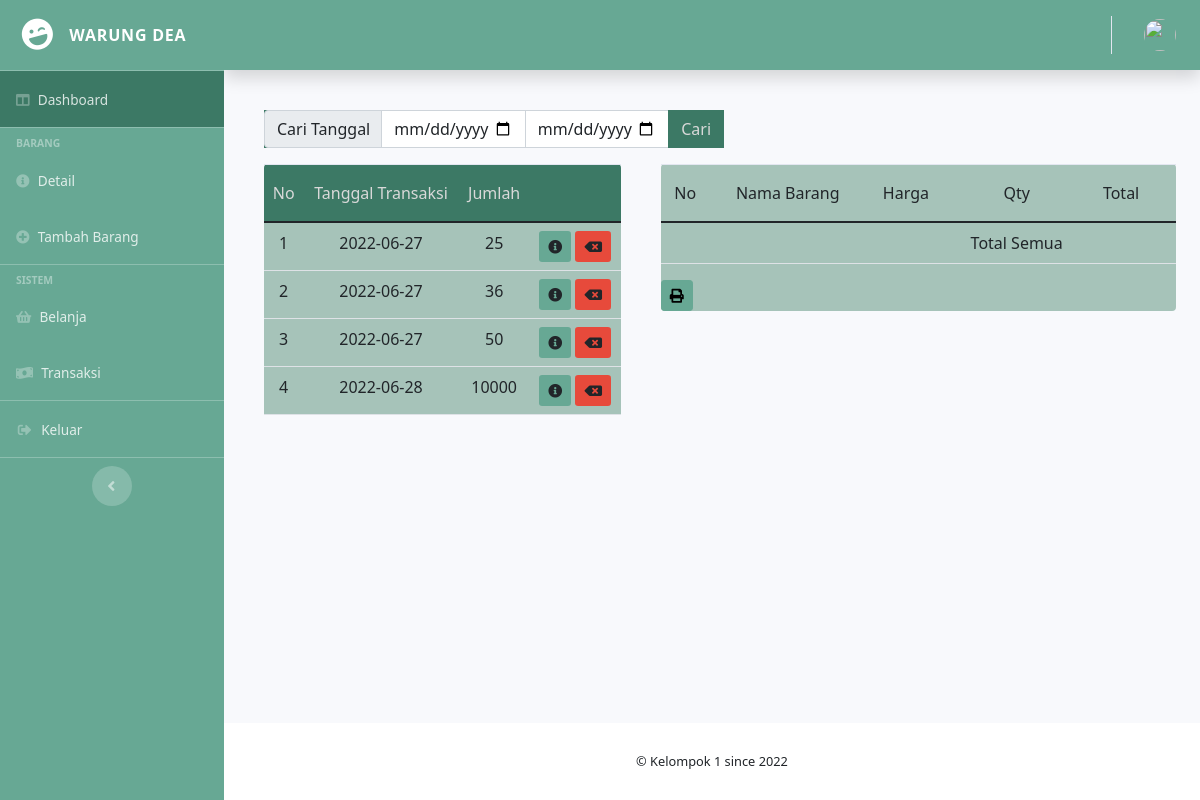
/app/user/transaksi, run on the app's committed database.
### tables this page shows
CREATE TABLE `transaksi` (
  `id_transaksi` int(11) NOT NULL,
  `tanggal` date NOT NULL,
  `total_belanja` int(11) NOT NULL
);

### app/application/controllers/User.php (called while the page is built, shortened)
<?php
class User extends CI_Controller
{
   public function transaksi($id = '')
   {
      $data['title'] = 'Transaksi';
      $data['user'] = $this->db->get_where('user', ['email' => $this->session->userdata('email')])->row_array();
      $data['tanggal'] = $this->M_barang->get_data('transaksi')->result();
      $data['jumlah'] = $this->M_barang->get_data('detail_transaksi')->result();
      $data['transaksi'] = $this->M_barang->jointransaksiwhere($id)->result();
      $data['banyak'] = $this->db->query("SELECT COUNT(id_barangg) AS banyak FROM detail_transaksi WHERE id_transaksii = '$id'")->result();
      $data['total'] = $this->db->query("SELECT SUM(total) AS total_harga FROM detail_transaksi WHERE id_transaksii = '$id'")->result();
      $this->load->view('templates/header', $data);
      $this->load->view('templates/sidebar', $data);
      $this->load->view('templates/topbar', $data);
      $this->load->view('dashboard/sub_transaksi/table', $data);
      $this->load->view('dashboard/sub_transaksi/table_detail', $data);
      $this->load->view('templates/footer');
   }
}

### app/index.php (called while the page is built, shortened)
<?php
require_once BASEPATH.'core/CodeIgniter.php';

### app/application/models/M_barang.php (called while the page is built, shortened)
<?php
class M_barang extends CI_Model
{
   function get_data($table)
   {
      return $this->db->get($table);
   }
   function jointransaksiwhere($id = '')
   {
      $this->db->select('*');
      $this->db->from('detail_transaksi');
      $this->db->join('barang', 'barang.id_barang = detail_transaksi.id_barangg');
      $this->db->join('transaksi', 'transaksi.id_transaksi = detail_transaksi.id_transaksii');
      $this->db->where('id_transaksii', $id);
      $query = $this->db->get();
      return $query;
   }
}

### app/application/views/dashboard/sub_transaksi/table.php (the view, shortened to what this page needs)
<div class="container-fluid">
   <div class="container">
      <div class="row">
         <div class="col-6 mx-1 px-2">
            <form action="<?= base_url() . 'user/caritgl' ?>" method="POST">
               <div class="input-group m-3 bg-appregis">
                  <div class="input-group-prepend">
                     <span class="input-group-text">Cari Tanggal</span>
                  </div>
                  <input type="date" class="form-control" name="tgl_awal">
                  <input type="date" class="form-control" name="tgl_akhir">
                  <input type="submit" value="Cari" name="cari" class="btn bg-appregis text-appgrey">
               </div>
            </form>
         </div>
      </div>
      <div class="row">
         <div class="col-5">
            <div class="ml-3 bg-appregis rounded">
               <table class="table table-hover text-center">
                  <thead>
                     <tr>
                        <td class="py-3 text-appgrey"> No </td>
                        <td class="py-3 text-appgrey"> Tanggal Transaksi </td>
                        <td class="py-3 text-appgrey"> Jumlah </td>
                        <td></td>
                     </tr>
                  </thead>
                  <tbody>
                     <?php
                     $no = 1;
                     foreach ($tanggal as $t) {
                     ?>
                        <tr class="bg-appcard">
                           <td><input type="hidden" value="<?= $t->id_transaksi ?>"><?= $no++ ?></td>
                           <td><?= $t->tanggal ?></td>
                           <td><?= $t->total_belanja ?></td>
                           <td>
                              <a class="btn bg-appside btn-sm" href="<?= base_url() . 'user/transaksi/' . $t->id_transaksi ?>"><span class="glyphicon glyphicon-plus"></span><i class="fas fa-info-circle"></i></a>
                              <a href="<?= base_url() . 'user/deltransaksi/' . $t->id_transaksi ?>" class="btn bg-danger btn-sm"><i class="fas fa-backspace"></i></a>
                           </td>
                        </tr>
                     <?php } ?>
                  </tbody>
               </table>
            </div>
         </div>

### data on the page
transaksi: tanggal "2022-06-27", total_belanja "25"
transaksi: tanggal "2022-06-27", total_belanja "36"
transaksi: tanggal "2022-06-27", total_belanja "50"
transaksi: tanggal "2022-06-28", total_belanja "10000"
